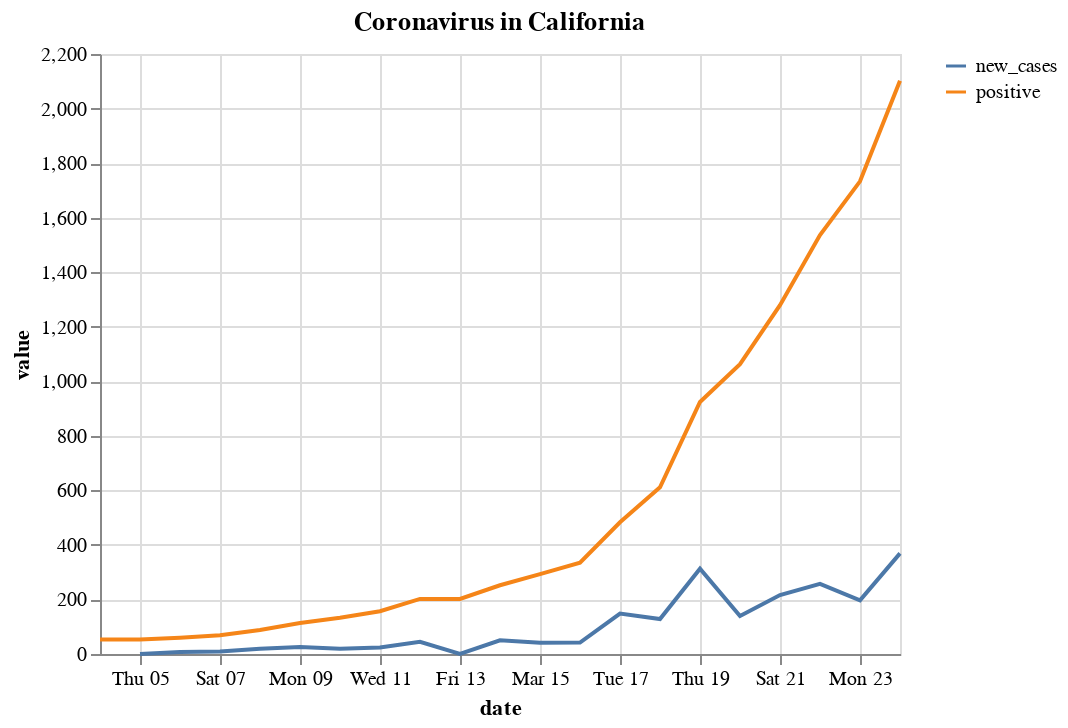

Write notebook code for a chart like this one.
### Code cell
alt.Chart(melted[melted['variable']!='negative']).mark_line().encode(
    x='date',
    y='value',
    color=alt.Color('variable', legend=alt.Legend(title=""))
).properties(
    title='Coronavirus in California'
)

### Figure 1 — Vega-Lite specification as saved in the notebook (floating-point values rounded to 4 significant figures)
{"$schema": "https://vega.github.io/schema/vega-lite/v3.4.0.json", "config": {"mark": {"tooltip": null}, "view": {"height": 300, "width": 400}}, "data": {"name": "data-31078b8fa6b3c41ff330a13c19ec6329"}, "datasets": {"data-31078b8fa6b3c41ff330a13c19ec6329": [{"date": "2020-03-04T00:00:00", "value": 53, "variable": "positive"}, {"date": "2020-03-05T00:00:00", "value": 53, "variable": "positive"}, {"date": "2020-03-06T00:00:00", "value": 60, "variable": "positive"}, {"date": "2020-03-07T00:00:00", "value": 69, "variable": "positive"}, {"date": "2020-03-08T00:00:00", "value": 88, "variable": "positive"}, {"date": "2020-03-09T00:00:00", "value": 114, "variable": "positive"}, {"date": "2020-03-10T00:00:00", "value": 133, "variable": "positive"}, {"date": "2020-03-11T00:00:00", "value": 157, "variable": "positive"}, {"date": "2020-03-12T00:00:00", "value": 202, "variable": "positive"}, {"date": "2020-03-13T00:00:00", "value": 202, "variable": "positive"}, {"date": "2020-03-14T00:00:00", "value": 252, "variable": "positive"}, {"date": "2020-03-15T00:00:00", "value": 293, "variable": "positive"}, {"date": "2020-03-16T00:00:00", "value": 335, "variable": "positive"}, {"date": "2020-03-17T00:00:00", "value": 483, "variable": "positive"}, {"date": "2020-03-18T00:00:00", "value": 611, "variable": "positive"}, {"date": "2020-03-19T00:00:00", "value": 924, "variable": "positive"}, {"date": "2020-03-20T00:00:00", "value": 1063, "variable": "positive"}, {"date": "2020-03-21T00:00:00", "value": 1279, "variable": "positive"}, {"date": "2020-03-22T00:00:00", "value": 1536, "variable": "positive"}, {"date": "2020-03-23T00:00:00", "value": 1733, "variable": "positive"}, {"date": "2020-03-24T00:00:00", "value": 2102, "variable": "positive"}, {"date": "2020-03-04T00:00:00", "value": null, "variable": "new_cases"}, {"date": "2020-03-05T00:00:00", "value": 0, "variable": "new_cases"}, {"date": "2020-03-06T00:00:00", "value": 7, "variable": "new_cases"}, {"date": "2020-03-07T00:00:00", "value": 9, "variable": "new_cases"}, {"date": "2020-03-08T00:00:00", "value": 19, "variable": "new_cases"}, {"date": "2020-03-09T00:00:00", "value": 26, "variable": "new_cases"}, {"date": "2020-03-10T00:00:00", "value": 19, "variable": "new_cases"}, {"date": "2020-03-11T00:00:00", "value": 24, "variable": "new_cases"}, {"date": "2020-03-12T00:00:00", "value": 45, "variable": "new_cases"}, {"date": "2020-03-13T00:00:00", "value": 0, "variable": "new_cases"}, {"date": "2020-03-14T00:00:00", "value": 50, "variable": "new_cases"}, {"date": "2020-03-15T00:00:00", "value": 41, "variable": "new_cases"}, {"date": "2020-03-16T00:00:00", "value": 42, "variable": "new_cases"}, {"date": "2020-03-17T00:00:00", "value": 148, "variable": "new_cases"}, {"date": "2020-03-18T00:00:00", "value": 128, "variable": "new_cases"}, {"date": "2020-03-19T00:00:00", "value": 313, "variable": "new_cases"}, {"date": "2020-03-20T00:00:00", "value": 139, "variable": "new_cases"}, {"date": "2020-03-21T00:00:00", "value": 216, "variable": "new_cases"}, {"date": "2020-03-22T00:00:00", "value": 257, "variable": "new_cases"}, {"date": "2020-03-23T00:00:00", "value": 197, "variable": "new_cases"}, {"date": "2020-03-24T00:00:00", "value": 369, "variable": "new_cases"}]}, "encoding": {"color": {"field": "variable", "legend": {"title": ""}, "type": "nominal"}, "x": {"field": "date", "type": "temporal"}, "y": {"field": "value", "type": "quantitative"}}, "mark": "line", "title": "Coronavirus in California"}
